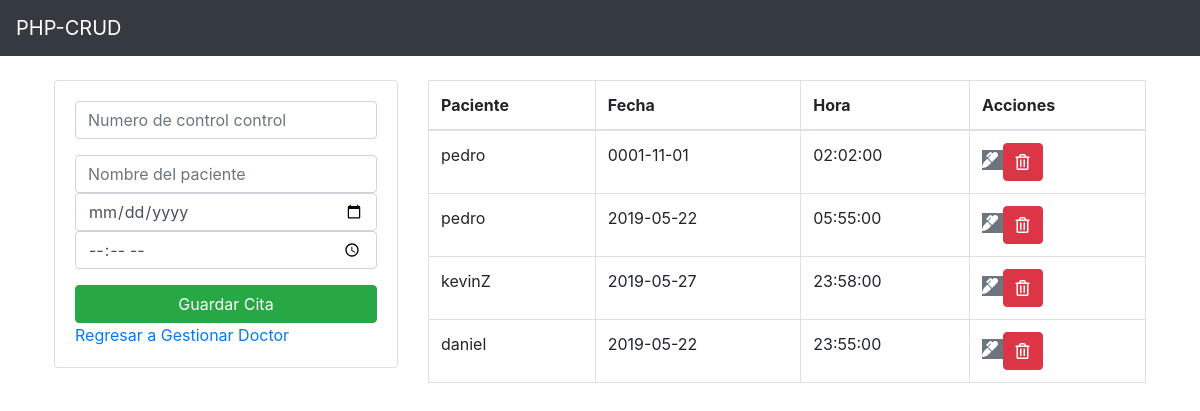
The app's page /citaD/citaD.php (signed in) with its own data.
### tables this page shows
CREATE TABLE `cita_medica` (
  `ID_Cita` int(9) NOT NULL AUTO_INCREMENT,
  `id_doctor` int(11) DEFAULT NULL,
  `id_paciente` int(11) DEFAULT NULL,
  `nombre_paciente` varchar(255) DEFAULT NULL,
  `Fecha_Cita` date DEFAULT NULL,
  `hora_Cita` time DEFAULT NULL,
  PRIMARY KEY (`ID_Cita`)
);

### citaD/citaD.php (the view, shortened to what this page needs)
<?php include "./conexion.php"; ?>
<?php
    $usuario = $_SESSION['usuario'];
    $query = "SELECT * FROM doctor where correo = '$usuario'";
    $resultado = mysqli_query($conexion,$query);
    if(!$resultado){
        echo "Error en la consulta <br>";
    }
    else{
        $row = mysqli_fetch_array($resultado);
    }
    $id=$row['id_doctor'];
?>
<?php include "./include/header.php";?>
<div class="container p-4">
        <div class="row">
            <div class="col-md-4">
                <div class="card card-body">
                    <form action="guardarCita.php" method="POST"
                    onsubmit="return ingresar();">
                        <div class="form-group">
                            <input type="text" id="id_paciente" name="id_paciente" class="form-control" placeholder="Numero de control control">
                        </div>
                        <div>
                        <input type="text" id="nombre" name="nombre" class="form-control" placeholder="Nombre del paciente">
                        </div>
                        <div class="form-group">
                            <input type="date" id="Fecha_Cita" name="Fecha_Cita" class="form-control" placeholder="Fecha de la cita A/M/D">
                            <input type="time" id="hora_Cita" name="hora_Cita" class="form-control" placeholder="hora_Cita H-M-S" autofocus
                            required pattern="[0-9]{1,5}" title="Solo se aceptan numeros">
                        </div>
                        <input type="submit" class="btn btn-success btn-block" name="boton" value="Guardar Cita">
                        <a href="../doctor/gestionarDoctor.php">Regresar a Gestionar Doctor</a>
                    </form>
                </div>
            </div>
            <div class="col-md-8">
                <table class="table table-bordered" >
                    <thead>
                        <tr>
                            <th>Paciente</th>
                            <th>Fecha </th>
                            <th>Hora</th>
                            <th>Acciones</th>
                        </tr>
                    </thead>
                    <tbody>
                        <?php
                            $query = "SELECT * FROM cita_medica where id_doctor = '$id'";
                            $resultado = mysqli_query($conexion,$query);
                            while($fila = mysqli_fetch_array($resultado)){?>
                                <tr>
                                    <td> <?php echo $fila['nombre_paciente'];?> </td>
                                    <td> <?php echo $fila['Fecha_Cita'];?> </td>
                                    <td> <?php echo $fila['hora_Cita'];?> </td>
                                    <td>
                                        <a href="modificarCita.php?id=<?php echo $fila['ID_Cita'];?>" class="btsn btn-secondary">
                                        <i class="fas fa-marker"></i>
                                        </a>
                                        <a href="eliminarCita.php?id=<?php echo $fila['ID_Cita'];?>" class="btn btn-danger">
                                            <i class="far fa-trash-alt"></i>
                                        </a>
                                    </td>
                                </tr>
                            <?php } ?>
                    </tbody>
                </table>
            </div>
        </div>
    </div>
<?php include "./include/footer.php";?>

### citaD/include/header.php (shortened to what this page needs)
<!DOCTYPE html>
<html lang="en">
<head>
    <link rel="stylesheet" href="https://stackpath.bootstrapcdn.com/bootstrap/4.3.1/css/bootstrap.min.css"
>
    <link rel="stylesheet" href="https://use.fontawesome.com/releases/v5.8.1/css/all.css"
>
</head>
<body>
<nav class="navbar navbar-dark bg-dark">
    <div class="conteiner">
        <a href="./cita.php" class="navbar-brand"> PHP-CRUD</a>
    </div>
</nav>

### citaD/include/footer.php (shortened to what this page needs)
</body>
</html>

### records on screen
cita_medica: nombre_paciente "pedro", Fecha_Cita "0001-11-01", hora_Cita "02:02:00"
cita_medica: nombre_paciente "pedro", Fecha_Cita "2019-05-22", hora_Cita "05:55:00"
cita_medica: nombre_paciente "kevinZ", Fecha_Cita "2019-05-27", hora_Cita "23:58:00"
cita_medica: nombre_paciente "daniel", Fecha_Cita "2019-05-22", hora_Cita "23:55:00"
